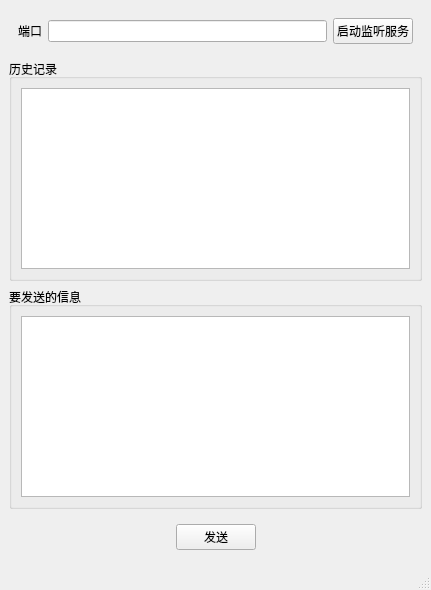
<?xml version="1.0" encoding="UTF-8"?>
<ui version="4.0">
 <class>MainWindow</class>
 <widget class="QMainWindow" name="MainWindow">
  <property name="geometry">
   <rect>
    <x>0</x>
    <y>0</y>
    <width>431</width>
    <height>590</height>
   </rect>
  </property>
  <property name="windowTitle">
   <string>MainWindow</string>
  </property>
  <widget class="QWidget" name="centralwidget">
   <layout class="QVBoxLayout" name="verticalLayout">
    <item>
     <widget class="QWidget" name="widget" native="true">
      <layout class="QHBoxLayout" name="horizontalLayout_2">
       <item>
        <widget class="QLabel" name="label">
         <property name="text">
          <string>端口</string>
         </property>
        </widget>
       </item>
       <item>
        <widget class="QLineEdit" name="port"/>
       </item>
       <item>
        <widget class="QPushButton" name="startListenBtn">
         <property name="text">
          <string>启动监听服务</string>
         </property>
        </widget>
       </item>
      </layout>
     </widget>
    </item>
    <item>
     <widget class="QGroupBox" name="groupBox">
      <property name="title">
       <string>历史记录</string>
      </property>
      <layout class="QGridLayout" name="gridLayout">
       <item row="0" column="0">
        <widget class="QTextEdit" name="historyText"/>
       </item>
      </layout>
     </widget>
    </item>
    <item>
     <widget class="QGroupBox" name="groupBox_2">
      <property name="title">
       <string>要发送的信息</string>
      </property>
      <layout class="QGridLayout" name="gridLayout_2">
       <item row="0" column="0">
        <widget class="QTextEdit" name="sendText"/>
       </item>
      </layout>
     </widget>
    </item>
    <item>
     <widget class="QWidget" name="widget_2" native="true">
      <layout class="QHBoxLayout" name="horizontalLayout">
       <item>
        <spacer name="horizontalSpacer">
         <property name="orientation">
          <enum>Qt::Horizontal</enum>
         </property>
         <property name="sizeHint" stdset="0">
          <size>
           <width>144</width>
           <height>20</height>
          </size>
         </property>
        </spacer>
       </item>
       <item>
        <widget class="QPushButton" name="sendBtn">
         <property name="text">
          <string>发送</string>
         </property>
        </widget>
       </item>
       <item>
        <spacer name="horizontalSpacer_2">
         <property name="orientation">
          <enum>Qt::Horizontal</enum>
         </property>
         <property name="sizeHint" stdset="0">
          <size>
           <width>143</width>
           <height>20</height>
          </size>
         </property>
        </spacer>
       </item>
      </layout>
     </widget>
    </item>
   </layout>
  </widget>
  <widget class="QMenuBar" name="menubar">
   <property name="geometry">
    <rect>
     <x>0</x>
     <y>0</y>
     <width>431</width>
     <height>24</height>
    </rect>
   </property>
  </widget>
  <widget class="QStatusBar" name="statusbar"/>
 </widget>
 <resources/>
 <connections/>
</ui>
